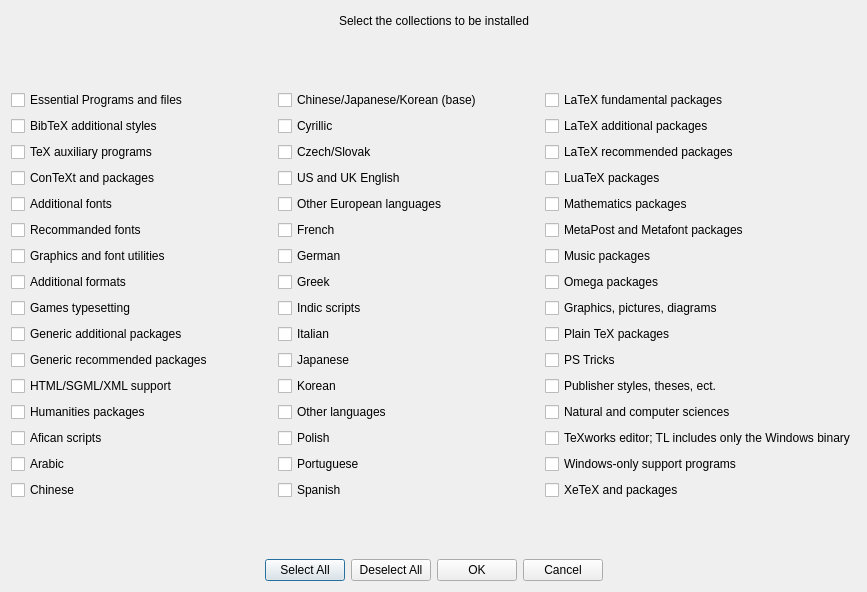
<?xml version="1.0" encoding="UTF-8"?>
<ui version="4.0">
 <class>SelectCollectionDialog</class>
 <widget class="QDialog" name="SelectCollectionDialog">
  <property name="geometry">
   <rect>
    <x>0</x>
    <y>0</y>
    <width>867</width>
    <height>592</height>
   </rect>
  </property>
  <property name="windowTitle">
   <string>Collections</string>
  </property>
  <layout class="QVBoxLayout" name="verticalLayout_4">
   <item>
    <layout class="QHBoxLayout" name="horizontalLayout_3">
     <item>
      <spacer name="horizontalSpacer_3">
       <property name="orientation">
        <enum>Qt::Horizontal</enum>
       </property>
       <property name="sizeHint" stdset="0">
        <size>
         <width>40</width>
         <height>20</height>
        </size>
       </property>
      </spacer>
     </item>
     <item>
      <widget class="QLabel" name="label">
       <property name="sizePolicy">
        <sizepolicy hsizetype="Preferred" vsizetype="Preferred">
         <horstretch>0</horstretch>
         <verstretch>0</verstretch>
        </sizepolicy>
       </property>
       <property name="text">
        <string>Select the collections to be installed</string>
       </property>
      </widget>
     </item>
     <item>
      <spacer name="horizontalSpacer_4">
       <property name="orientation">
        <enum>Qt::Horizontal</enum>
       </property>
       <property name="sizeHint" stdset="0">
        <size>
         <width>40</width>
         <height>20</height>
        </size>
       </property>
      </spacer>
     </item>
    </layout>
   </item>
   <item>
    <spacer name="verticalSpacer">
     <property name="orientation">
      <enum>Qt::Vertical</enum>
     </property>
     <property name="sizeHint" stdset="0">
      <size>
       <width>20</width>
       <height>40</height>
      </size>
     </property>
    </spacer>
   </item>
   <item>
    <layout class="QHBoxLayout" name="horizontalLayout">
     <item>
      <layout class="QVBoxLayout" name="verticalLayout">
       <item>
        <widget class="QCheckBox" name="checkBox">
         <property name="text">
          <string>Essential Programs and files</string>
         </property>
        </widget>
       </item>
       <item>
        <widget class="QCheckBox" name="checkBox_2">
         <property name="text">
          <string>BibTeX additional styles</string>
         </property>
        </widget>
       </item>
       <item>
        <widget class="QCheckBox" name="checkBox_3">
         <property name="text">
          <string>TeX auxiliary programs</string>
         </property>
        </widget>
       </item>
       <item>
        <widget class="QCheckBox" name="checkBox_4">
         <property name="text">
          <string>ConTeXt and packages</string>
         </property>
        </widget>
       </item>
       <item>
        <widget class="QCheckBox" name="checkBox_5">
         <property name="text">
          <string>Additional fonts</string>
         </property>
        </widget>
       </item>
       <item>
        <widget class="QCheckBox" name="checkBox_6">
         <property name="text">
          <string>Recommanded fonts</string>
         </property>
        </widget>
       </item>
       <item>
        <widget class="QCheckBox" name="checkBox_7">
         <property name="text">
          <string>Graphics and font utilities</string>
         </property>
        </widget>
       </item>
       <item>
        <widget class="QCheckBox" name="checkBox_8">
         <property name="text">
          <string>Additional formats</string>
         </property>
        </widget>
       </item>
       <item>
        <widget class="QCheckBox" name="checkBox_9">
         <property name="text">
          <string>Games typesetting</string>
         </property>
        </widget>
       </item>
       <item>
        <widget class="QCheckBox" name="checkBox_10">
         <property name="text">
          <string>Generic additional packages</string>
         </property>
        </widget>
       </item>
       <item>
        <widget class="QCheckBox" name="checkBox_11">
         <property name="text">
          <string>Generic recommended packages</string>
         </property>
        </widget>
       </item>
       <item>
        <widget class="QCheckBox" name="checkBox_12">
         <property name="text">
          <string>HTML/SGML/XML support</string>
         </property>
        </widget>
       </item>
       <item>
        <widget class="QCheckBox" name="checkBox_13">
         <property name="text">
          <string>Humanities packages</string>
         </property>
        </widget>
       </item>
       <item>
        <widget class="QCheckBox" name="checkBox_14">
         <property name="text">
          <string>Afican scripts</string>
         </property>
        </widget>
       </item>
       <item>
        <widget class="QCheckBox" name="checkBox_15">
         <property name="text">
          <string>Arabic</string>
         </property>
        </widget>
       </item>
       <item>
        <widget class="QCheckBox" name="checkBox_16">
         <property name="text">
          <string>Chinese</string>
         </property>
        </widget>
       </item>
      </layout>
     </item>
     <item>
      <layout class="QVBoxLayout" name="verticalLayout_2">
       <item>
        <widget class="QCheckBox" name="checkBox_17">
         <property name="text">
          <string>Chinese/Japanese/Korean (base)</string>
         </property>
        </widget>
       </item>
       <item>
        <widget class="QCheckBox" name="checkBox_18">
         <property name="text">
          <string>Cyrillic</string>
         </property>
        </widget>
       </item>
       <item>
        <widget class="QCheckBox" name="checkBox_19">
         <property name="text">
          <string>Czech/Slovak</string>
         </property>
        </widget>
       </item>
       <item>
        <widget class="QCheckBox" name="checkBox_20">
         <property name="text">
          <string>US and UK English</string>
         </property>
        </widget>
       </item>
       <item>
        <widget class="QCheckBox" name="checkBox_21">
         <property name="text">
          <string>Other European languages</string>
         </property>
        </widget>
       </item>
       <item>
        <widget class="QCheckBox" name="checkBox_22">
         <property name="text">
          <string>French</string>
         </property>
        </widget>
       </item>
       <item>
        <widget class="QCheckBox" name="checkBox_23">
         <property name="text">
          <string>German</string>
         </property>
        </widget>
       </item>
       <item>
        <widget class="QCheckBox" name="checkBox_24">
         <property name="text">
          <string>Greek</string>
         </property>
        </widget>
       </item>
       <item>
        <widget class="QCheckBox" name="checkBox_25">
         <property name="text">
          <string>Indic scripts</string>
         </property>
        </widget>
       </item>
       <item>
        <widget class="QCheckBox" name="checkBox_26">
         <property name="text">
          <string>Italian</string>
         </property>
        </widget>
       </item>
       <item>
        <widget class="QCheckBox" name="checkBox_27">
         <property name="text">
          <string>Japanese</string>
         </property>
        </widget>
       </item>
       <item>
        <widget class="QCheckBox" name="checkBox_28">
         <property name="text">
          <string>Korean</string>
         </property>
        </widget>
       </item>
       <item>
        <widget class="QCheckBox" name="checkBox_29">
         <property name="text">
          <string>Other languages</string>
         </property>
        </widget>
       </item>
       <item>
        <widget class="QCheckBox" name="checkBox_30">
         <property name="text">
          <string>Polish</string>
         </property>
        </widget>
       </item>
       <item>
        <widget class="QCheckBox" name="checkBox_31">
         <property name="text">
          <string>Portuguese</string>
         </property>
        </widget>
       </item>
       <item>
        <widget class="QCheckBox" name="checkBox_32">
         <property name="text">
          <string>Spanish</string>
         </property>
        </widget>
       </item>
      </layout>
     </item>
     <item>
      <layout class="QVBoxLayout" name="verticalLayout_3">
       <item>
        <widget class="QCheckBox" name="checkBox_48">
         <property name="text">
          <string>LaTeX fundamental packages</string>
         </property>
        </widget>
       </item>
       <item>
        <widget class="QCheckBox" name="checkBox_47">
         <property name="text">
          <string>LaTeX additional packages</string>
         </property>
        </widget>
       </item>
       <item>
        <widget class="QCheckBox" name="checkBox_46">
         <property name="text">
          <string>LaTeX recommended packages</string>
         </property>
        </widget>
       </item>
       <item>
        <widget class="QCheckBox" name="checkBox_45">
         <property name="text">
          <string>LuaTeX packages</string>
         </property>
        </widget>
       </item>
       <item>
        <widget class="QCheckBox" name="checkBox_44">
         <property name="text">
          <string>Mathematics packages</string>
         </property>
        </widget>
       </item>
       <item>
        <widget class="QCheckBox" name="checkBox_43">
         <property name="text">
          <string>MetaPost and Metafont packages</string>
         </property>
        </widget>
       </item>
       <item>
        <widget class="QCheckBox" name="checkBox_42">
         <property name="text">
          <string>Music packages</string>
         </property>
        </widget>
       </item>
       <item>
        <widget class="QCheckBox" name="checkBox_41">
         <property name="text">
          <string>Omega packages</string>
         </property>
        </widget>
       </item>
       <item>
        <widget class="QCheckBox" name="checkBox_40">
         <property name="text">
          <string>Graphics, pictures, diagrams</string>
         </property>
        </widget>
       </item>
       <item>
        <widget class="QCheckBox" name="checkBox_39">
         <property name="text">
          <string>Plain TeX packages</string>
         </property>
        </widget>
       </item>
       <item>
        <widget class="QCheckBox" name="checkBox_38">
         <property name="text">
          <string>PS Tricks</string>
         </property>
        </widget>
       </item>
       <item>
        <widget class="QCheckBox" name="checkBox_37">
         <property name="text">
          <string>Publisher styles, theses, ect.</string>
         </property>
        </widget>
       </item>
       <item>
        <widget class="QCheckBox" name="checkBox_36">
         <property name="text">
          <string>Natural and computer sciences</string>
         </property>
        </widget>
       </item>
       <item>
        <widget class="QCheckBox" name="checkBox_35">
         <property name="text">
          <string>TeXworks editor; TL includes only the Windows binary</string>
         </property>
        </widget>
       </item>
       <item>
        <widget class="QCheckBox" name="checkBox_34">
         <property name="text">
          <string>Windows-only support programs</string>
         </property>
        </widget>
       </item>
       <item>
        <widget class="QCheckBox" name="checkBox_33">
         <property name="text">
          <string>XeTeX and packages</string>
         </property>
        </widget>
       </item>
      </layout>
     </item>
    </layout>
   </item>
   <item>
    <spacer name="verticalSpacer_2">
     <property name="orientation">
      <enum>Qt::Vertical</enum>
     </property>
     <property name="sizeHint" stdset="0">
      <size>
       <width>20</width>
       <height>40</height>
      </size>
     </property>
    </spacer>
   </item>
   <item>
    <layout class="QHBoxLayout" name="horizontalLayout_2">
     <item>
      <spacer name="horizontalSpacer">
       <property name="orientation">
        <enum>Qt::Horizontal</enum>
       </property>
       <property name="sizeHint" stdset="0">
        <size>
         <width>40</width>
         <height>20</height>
        </size>
       </property>
      </spacer>
     </item>
     <item>
      <widget class="QPushButton" name="selectAllBt">
       <property name="text">
        <string>Select All</string>
       </property>
      </widget>
     </item>
     <item>
      <widget class="QPushButton" name="deselectAllBt">
       <property name="text">
        <string>Deselect All</string>
       </property>
      </widget>
     </item>
     <item>
      <widget class="QPushButton" name="okButton">
       <property name="text">
        <string>OK</string>
       </property>
      </widget>
     </item>
     <item>
      <widget class="QPushButton" name="cancelBt">
       <property name="text">
        <string>Cancel</string>
       </property>
      </widget>
     </item>
     <item>
      <spacer name="horizontalSpacer_2">
       <property name="orientation">
        <enum>Qt::Horizontal</enum>
       </property>
       <property name="sizeHint" stdset="0">
        <size>
         <width>40</width>
         <height>20</height>
        </size>
       </property>
      </spacer>
     </item>
    </layout>
   </item>
  </layout>
 </widget>
 <resources/>
 <connections/>
</ui>
